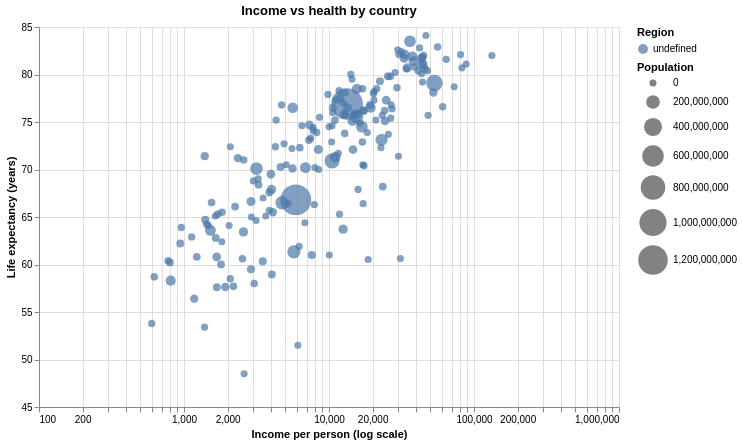

This figure's notebook cell:
### Markdown cell above
# 3.1  Basic Altair scatter plot
The minimal Altair chart is three lines: data, mark, and encoding. Everything else is optional.

### Code cell
import altair as alt
from vega_datasets import data as vdata

# Load the Gapminder dataset via vega_datasets
source = vdata.gapminder_health_income()

# alt.Chart(data)            -> binds the dataset to this chart
# .mark_point(filled=True)   -> draw a filled circle for each row
# .encode(...)               -> map columns to visual channels

chart = (
    alt.Chart(source)
    .mark_point(filled=True, size=80)
    .encode(
        x=alt.X(
            'income:Q',                  # :Q = quantitative (continuous number)
            scale=alt.Scale(type='log'),  # log scale on the x axis
            title='Income per person (log scale)'
        ),
        y=alt.Y(
            'health:Q',
            scale=alt.Scale(zero=False),  # don't force y axis to start at 0
            title='Life expectancy (years)'
        ),
        color=alt.Color(
            'region:N',                   # :N = nominal (unordered category)
            title='Region'
        ),
        size=alt.Size(
            'population:Q',
            scale=alt.Scale(range=[50, 1000]),  # min and max pixel area
            title='Population'
        ),
        tooltip=[                         # columns shown on hover
            alt.Tooltip('country:N', title='Country'),
            alt.Tooltip('income:Q', title='Income', format=',.0f'),
            alt.Tooltip('health:Q', title='Life exp', format='.1f'),
        ]
    )
    .properties(
        width=580,
        height=380,
        title='Income vs health by country'
    )
    .interactive()  # enables pan and zoom with scroll/drag
)

chart

### Figure 1 — Vega-Lite specification as saved in the notebook (floating-point values rounded to 4 significant figures; data arrays with more than 128 entries replaced by an {"elided": "..."} marker saying what was removed)
{"config": {"view": {"continuousWidth": 300, "continuousHeight": 300}}, "data": {"name": "data-246d617600ef31eabf4a8c28634b7fcb"}, "mark": {"type": "point", "filled": true, "size": 80}, "encoding": {"color": {"field": "region", "title": "Region", "type": "nominal"}, "size": {"field": "population", "scale": {"range": [50, 1000]}, "title": "Population", "type": "quantitative"}, "tooltip": [{"field": "country", "title": "Country", "type": "nominal"}, {"field": "income", "format": ",.0f", "title": "Income", "type": "quantitative"}, {"field": "health", "format": ".1f", "title": "Life exp", "type": "quantitative"}], "x": {"field": "income", "scale": {"type": "log"}, "title": "Income per person (log scale)", "type": "quantitative"}, "y": {"field": "health", "scale": {"zero": false}, "title": "Life expectancy (years)", "type": "quantitative"}}, "height": 380, "params": [{"name": "param_1", "select": {"type": "interval", "encodings": ["x", "y"]}, "bind": "scales"}], "title": "Income vs health by country", "width": 580, "$schema": "https://vega.github.io/schema/vega-lite/v5.20.1.json", "datasets": {"data-246d617600ef31eabf4a8c28634b7fcb": {"elided": "187 records"}}}
